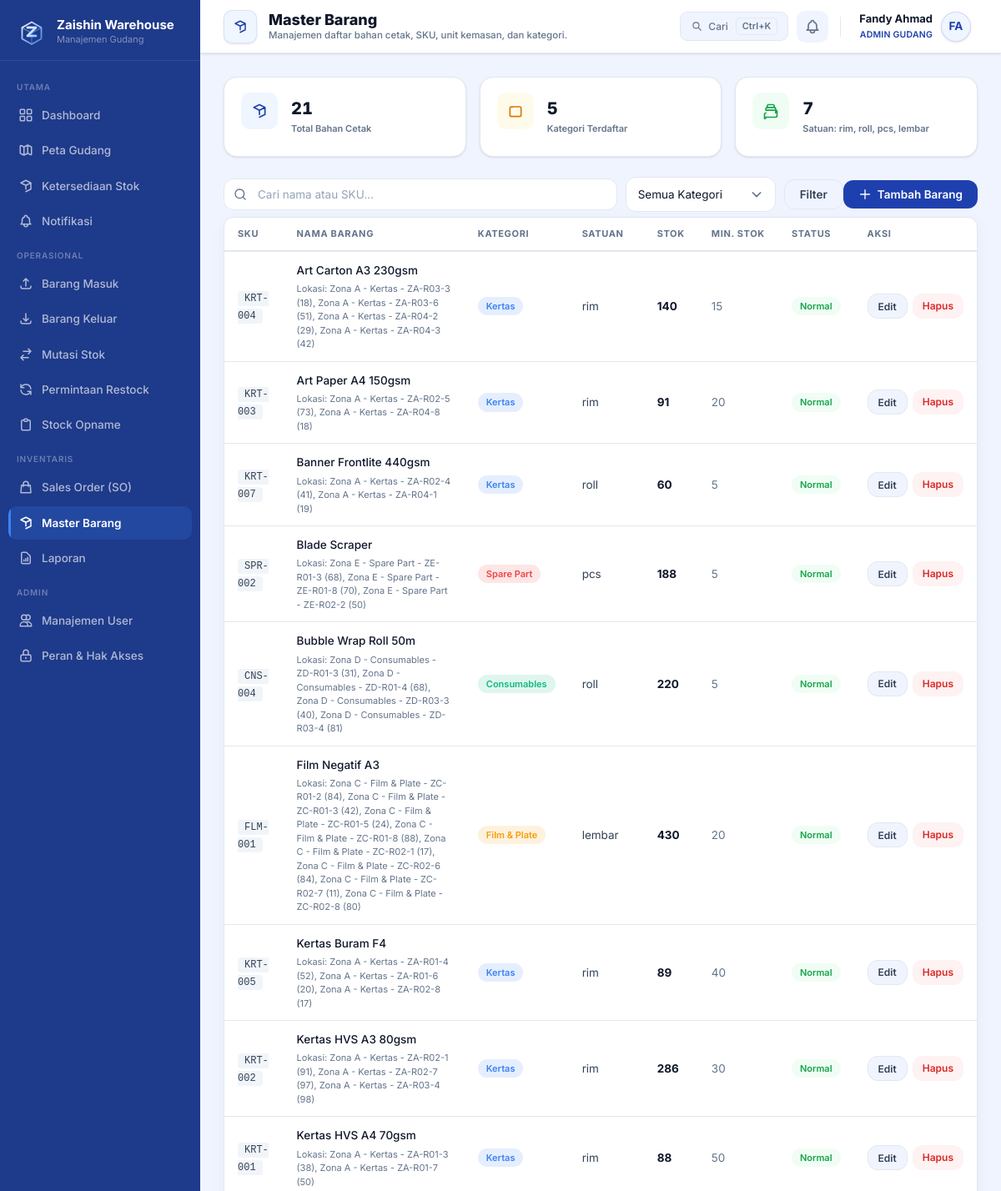
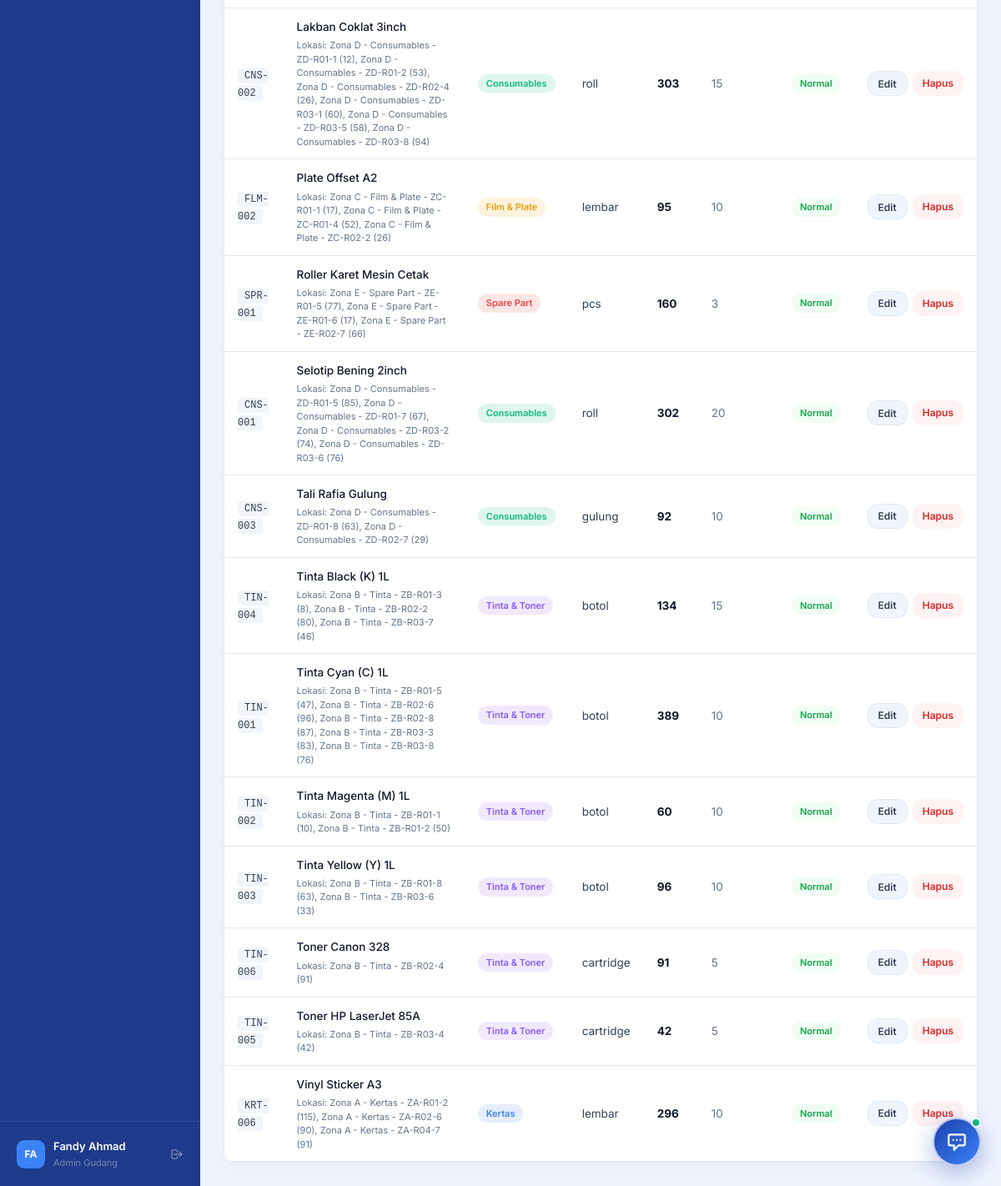
Page /index.php?page=items (signed in) on the committed database (2 pictures, top to bottom).
### tables this page shows
CREATE TABLE `items` (
  `id` int(11) NOT NULL,
  `sku` varchar(50) NOT NULL,
  `name` varchar(150) NOT NULL,
  `category_id` int(11) NOT NULL,
  `description` text DEFAULT NULL,
  `unit` varchar(20) NOT NULL DEFAULT 'pcs',
  `min_stock` int(11) NOT NULL DEFAULT 10,
  `qr_code` varchar(100) NOT NULL,
  `created_at` timestamp NOT NULL DEFAULT current_timestamp()
);

CREATE TABLE `categories` (
  `id` int(11) NOT NULL,
  `name` varchar(100) NOT NULL,
  `description` text DEFAULT NULL,
  `color` varchar(7) DEFAULT '#3b82f6',
  `created_at` timestamp NOT NULL DEFAULT current_timestamp()
);

### src/Controllers/ItemController.php (called while the page is built, shortened)
<?php
require_once __DIR__ . '/../../config/database.php';
require_once __DIR__ . '/../Models/Item.php';
$db     = getDB();
$search     = trim($_GET['q'] ?? '');
$catFilter  = (int)($_GET['cat'] ?? 0);
$items      = Item::search($db, $search, $catFilter);
$categories = Item::getCategories($db);
require_once __DIR__ . '/../Models/Transaction.php';
require __DIR__ . '/../Views/items/index.php';
require __DIR__ . '/../Views/layouts/main.php';

### index.php (called while the page is built, shortened)
<?php
$page   = $_GET['page']   ?? 'dashboard';
match ($page) {
    'login'     => require __DIR__ . '/src/Controllers/AuthController.php',
    'logout'    => require __DIR__ . '/src/Controllers/AuthController.php',
    'dashboard' => require __DIR__ . '/src/Controllers/DashboardController.php',
    'stock'     => require __DIR__ . '/src/Controllers/StockViewController.php',
    'items'     => require __DIR__ . '/src/Controllers/ItemController.php',
    'zones'     => require __DIR__ . '/src/Controllers/ZoneController.php',
    'inbound'   => require __DIR__ . '/src/Controllers/InboundController.php',
    'outbound'  => require __DIR__ . '/src/Controllers/OutboundController.php',
    'restock'   => require __DIR__ . '/src/Controllers/RestockController.php',
    'reports'   => require __DIR__ . '/src/Controllers/ReportController.php',
    'users'     => require __DIR__ . '/src/Controllers/UserController.php',
    'roles'     => require __DIR__ . '/src/Controllers/RoleController.php',
    'opname'      => require __DIR__ . '/src/Controllers/OpnameController.php',
    'opname-scan' => require __DIR__ . '/src/Controllers/OpnameController.php',
    'notifications' => require __DIR__ . '/src/Controllers/NotificationController.php',
    'sales-orders' => require __DIR__ . '/src/Controllers/SalesOrderController.php',
    'relocation' => require __DIR__ . '/src/Controllers/RelocationController.php',
    default     => require __DIR__ . '/src/Controllers/DashboardController.php',
};

### src/Models/Item.php (called while the page is built, shortened)
<?php
class Item {
    public static function search(PDO $db, string $search = '', int $catFilter = 0) {
        $sql = "SELECT i.*, c.name AS cat_name, c.color AS cat_color, COALESCE(SUM(s.quantity),0) AS total_stock
                FROM items i JOIN categories c ON i.category_id=c.id
                LEFT JOIN stock s ON i.id=s.item_id";
        $where = []; $params = [];
        $sql .= " GROUP BY i.id ORDER BY i.name";
        $stmt = $db->prepare($sql);
        $stmt->execute($params);
        return $stmt->fetchAll();
    }
    public static function getCategories(PDO $db) {
        return $db->query("SELECT * FROM categories ORDER BY name")->fetchAll();
    }
    public static function getStorageSlots(PDO $db, int $itemId) {
        $stmt = $db->prepare("SELECT r.rack_code, rs.slot_number, s.quantity, z.name AS zone_name
                              FROM stock s
                              JOIN rack_slots rs ON s.rack_slot_id = rs.id
                              JOIN racks r ON rs.rack_id = r.id
                              JOIN zones z ON r.zone_id = z.id
                              WHERE s.item_id = ? AND s.quantity > 0
                              ORDER BY z.name, r.rack_code, rs.slot_number");
        $stmt->execute([$itemId]);
        return $stmt->fetchAll();
    }
}

### src/Views/items/index.php (the view, shortened to what this page needs)
<?php
$totalCount = count($items);
$totalCategories = count($categories);
$units = array_unique(array_filter(array_map(fn($i) => trim($i['unit']), $items)));
$totalUnits = count($units);
$unitsList = implode(', ', array_slice($units, 0, 4));
?>
<div class="kpi-grid mb-24 kpi-grid-3">
  <div class="kpi-card primary kpi-card-row">
    <div class="kpi-icon kpi-icon-items primary">
      <svg fill="none" stroke="currentColor" viewBox="0 0 24 24" class="icon-20"><path stroke-linecap="round" stroke-linejoin="round" stroke-width="2" d="M20 7l-8-4-8 4m16 0l-8 4m8-4v10l-8 4m0-10L4 7m8 10V11"/></svg>
    </div>
    <div>
      <div class="kpi-value kpi-value-sm"><?= $totalCount ?></div>
      <div class="kpi-label kpi-label-sm">Total Bahan Cetak</div>
    </div>
  </div>
  <div class="kpi-card warning kpi-card-row">
    <div class="kpi-icon kpi-icon-items warning">
      <svg fill="none" stroke="currentColor" viewBox="0 0 24 24" class="icon-20"><path stroke-linecap="round" stroke-linejoin="round" stroke-width="2" d="M7 7h.01M6 20h12a2 2 0 002-2V8a2 2 0 00-2-2H6a2 2 0 00-2 2v10a2 2 0 002 2z"/></svg>
    </div>
    <div>
      <div class="kpi-value kpi-value-sm"><?= $totalCategories ?></div>
      <div class="kpi-label kpi-label-sm">Kategori Terdaftar</div>
    </div>
  </div>
  <div class="kpi-card success kpi-card-row">
    <div class="kpi-icon kpi-icon-items success">
      <svg fill="none" stroke="currentColor" viewBox="0 0 24 24" class="icon-20"><path stroke-linecap="round" stroke-linejoin="round" stroke-width="2" d="M19 11H5m14 0a2 2 0 012 2v6a2 2 0 01-2 2H5a2 2 0 01-2 2v-6a2 2 0 012-2m14 0V9a2 2 0 00-2-2M5 11V9a2 2 0 012-2m0 0V5a2 2 0 012-2h6a2 2 0 012 2v2M7 7h10"/></svg>
    </div>
    <div>
      <div class="kpi-value kpi-value-sm"><?= $totalUnits ?></div>
      <div class="kpi-label kpi-label-sm">Satuan: <?= htmlspecialchars($unitsList) ?></div>
    </div>
  </div>
</div>
<div class="flex-between mb-6">
  <form method="GET" action="index.php" class="items-filter-form">
    <div class="position-relative flex-1">
      <input name="q" type="text" class="form-control pl-40" placeholder="Cari nama atau SKU..."
        value="<?= htmlspecialchars($_GET['q'] ?? '') ?>"/>
    </div>
    <button type="submit" class="btn btn-secondary">Filter</button>
  </form>
  <button class="btn btn-primary" onclick="openModal('modal-item')">
    <svg fill="none" stroke="currentColor" viewBox="0 0 24 24"><path stroke-linecap="round" stroke-linejoin="round" stroke-width="2" d="M12 4v16m8-8H4"/></svg>
    Tambah Barang
  </button>
</div>
<div class="card">
  <div class="table-wrapper">
    <table>
      <thead>
        <tr>
          <th>SKU</th><th>Nama Barang</th><th>Kategori</th>
          <th>Satuan</th><th>Stok</th><th>Min. Stok</th><th>Status</th><th>Aksi</th>
        </tr>
      </thead>
      <tbody>
        <?php if (empty($items)): ?>
        <tr><td colspan="8" class="text-center text-muted p-40">Tidak ada barang ditemukan</td></tr>
        <?php else: foreach ($items as $item): ?>
        <?php
          $status = 'normal';
        ?>
        <tr>
          <td><span class="sku-badge"><?= htmlspecialchars($item['sku']) ?></span></td>
          <td class="font-500-main">
            <?= htmlspecialchars($item['name']) ?>
            <?php
              $slots = Item::getStorageSlots($db, $item['id']);
              if (!empty($slots)):
            ?>
            <div class="item-loc-info">
              Lokasi:
              <?php
                $locs = [];
                foreach ($slots as $sl) {
                    $locs[] = htmlspecialchars($sl['zone_name'] . ' - ' . $sl['rack_code'] . '-' . $sl['slot_number'] . ' (' . $sl['quantity'] . ')');
                }
                echo implode(', ', $locs);
              ?>
            </div>
            <?php else: ?>
            <div class="item-no-loc">
              Belum ditempatkan
            </div>
            <?php endif; ?>
          </td>
          <td>
            <span class="badge" style="background:<?= htmlspecialchars($item['cat_color']) ?>22;color:<?= htmlspecialchars($item['cat_color']) ?>">
              <?= htmlspecialchars($item['cat_name']) ?>
            </span>
          </td>
          <td><?= htmlspecialchars($item['unit']) ?></td>
          <td class="font-bold-main"><?= number_format($item['total_stock']) ?></td>
          <td class="text-muted"><?= $item['min_stock'] ?></td>
          <td>
            <?php if ($status === 'empty'): ?>
            <span class="badge badge-danger">Habis</span>
            <?php elseif ($status === 'low'): ?>
            <span class="badge badge-warning">Rendah</span>
            <?php else: ?>
            <span class="badge badge-success">Normal</span>
            <?php endif; ?>
          </td>
          <td>
            <div class="d-flex gap-6">
              <button class="btn btn-secondary btn-sm" onclick='editItem(<?= json_encode($item) ?>)'>Edit</button>
              <a href="index.php?page=items&action=delete&id=<?= $item['id'] ?>"
                class="btn btn-sm btn-danger-soft"
                onclick="deleteItem(event, this.href, '<?= htmlspecialchars($item['name'], ENT_QUOTES) ?>')">Hapus</a>
            </div>
          </td>
        </tr>
        <?php endforeach; endif; ?>
      </tbody>
    </table>
  </div>
</div>

### rows in the picture
items: sku "KRT-004", name "Art Carton A3 230gsm", locs "Zona A - Kertas - ZA-R03-3 (18), Zona A - Kertas - ZA-R03-6 (51), Zona A - Kertas - ZA-R04-2 (29), Zona A - Kertas - ZA-R04-3 (42)", category.name "Kertas", unit "rim", total_stock "140", min_stock "15"
items: sku "KRT-003", name "Art Paper A4 150gsm", locs "Zona A - Kertas - ZA-R02-5 (73), Zona A - Kertas - ZA-R04-8 (18)", category.name "Kertas", unit "rim", total_stock "91", min_stock "20"
items: sku "KRT-007", name "Banner Frontlite 440gsm", locs "Zona A - Kertas - ZA-R02-4 (41), Zona A - Kertas - ZA-R04-1 (19)", category.name "Kertas", unit "roll", total_stock "60", min_stock "5"
items: sku "SPR-002", name "Blade Scraper", locs "Zona E - Spare Part - ZE-R01-3 (68), Zona E - Spare Part - ZE-R01-8 (70), Zona E - Spare Part - ZE-R02-2 (50)", category.name "Spare Part", unit "pcs", total_stock "188", min_stock "5"
items: sku "CNS-004", name "Bubble Wrap Roll 50m", locs "Zona D - Consumables - ZD-R01-3 (31), Zona D - Consumables - ZD-R01-4 (68), Zona D - Consumables - ZD-R03-3 (40), Zona D - Consumables - ZD-R03-4 (81)", category.name "Consumables", unit "roll", total_stock "220", min_stock "5"
items: sku "FLM-001", name "Film Negatif A3", locs "Zona C - Film & Plate - ZC-R01-2 (84), Zona C - Film & Plate - ZC-R01-3 (42), Zona C - Film & Plate - ZC-R01-5 (24), Zona C - Film & Plate - ZC-R01-8 (88), Zona C - Film & Plate - ZC-R02-1 (17), Zona C - Film & Plate - ZC-R02-6 (84), Zona C - Film & Plate - ZC-R02-7 (11), Zona C - Film & Plate - ZC-R02-8 (80)", category.name "Film & Plate", unit "lembar", total_stock "430", min_stock "20"
items: sku "KRT-005", name "Kertas Buram F4", locs "Zona A - Kertas - ZA-R01-4 (52), Zona A - Kertas - ZA-R01-6 (20), Zona A - Kertas - ZA-R02-8 (17)", category.name "Kertas", unit "rim", total_stock "89", min_stock "40"
items: sku "KRT-002", name "Kertas HVS A3 80gsm", locs "Zona A - Kertas - ZA-R02-1 (91), Zona A - Kertas - ZA-R02-7 (97), Zona A - Kertas - ZA-R03-4 (98)", category.name "Kertas", unit "rim", total_stock "286", min_stock "30"
items: sku "KRT-001", name "Kertas HVS A4 70gsm", locs "Zona A - Kertas - ZA-R01-3 (38), Zona A - Kertas - ZA-R01-7 (50)", category.name "Kertas", unit "rim", total_stock "88", min_stock "50"
items: sku "CNS-002", name "Lakban Coklat 3inch", locs "Zona D - Consumables - ZD-R01-1 (12), Zona D - Consumables - ZD-R01-2 (53), Zona D - Consumables - ZD-R02-4 (26), Zona D - Consumables - ZD-R03-1 (60), Zona D - Consumables - ZD-R03-5 (58), Zona D - Consumables - ZD-R03-8 (94)", category.name "Consumables", unit "roll", total_stock "303", min_stock "15"
items: sku "FLM-002", name "Plate Offset A2", locs "Zona C - Film & Plate - ZC-R01-1 (17), Zona C - Film & Plate - ZC-R01-4 (52), Zona C - Film & Plate - ZC-R02-2 (26)", category.name "Film & Plate", unit "lembar", total_stock "95", min_stock "10"
items: sku "SPR-001", name "Roller Karet Mesin Cetak", locs "Zona E - Spare Part - ZE-R01-5 (77), Zona E - Spare Part - ZE-R01-6 (17), Zona E - Spare Part - ZE-R02-7 (66)", category.name "Spare Part", unit "pcs", total_stock "160", min_stock "3"
items: sku "CNS-001", name "Selotip Bening 2inch", locs "Zona D - Consumables - ZD-R01-5 (85), Zona D - Consumables - ZD-R01-7 (67), Zona D - Consumables - ZD-R03-2 (74), Zona D - Consumables - ZD-R03-6 (76)", category.name "Consumables", unit "roll", total_stock "302", min_stock "20"
items: sku "CNS-003", name "Tali Rafia Gulung", locs "Zona D - Consumables - ZD-R01-8 (63), Zona D - Consumables - ZD-R02-7 (29)", category.name "Consumables", unit "gulung", total_stock "92", min_stock "10"
items: sku "TIN-004", name "Tinta Black (K) 1L", locs "Zona B - Tinta - ZB-R01-3 (8), Zona B - Tinta - ZB-R02-2 (80), Zona B - Tinta - ZB-R03-7 (46)", category.name "Tinta & Toner", unit "botol", total_stock "134", min_stock "15"
items: sku "TIN-001", name "Tinta Cyan (C) 1L", locs "Zona B - Tinta - ZB-R01-5 (47), Zona B - Tinta - ZB-R02-6 (96), Zona B - Tinta - ZB-R02-8 (87), Zona B - Tinta - ZB-R03-3 (83), Zona B - Tinta - ZB-R03-8 (76)", category.name "Tinta & Toner", unit "botol", total_stock "389", min_stock "10"
items: sku "TIN-002", name "Tinta Magenta (M) 1L", locs "Zona B - Tinta - ZB-R01-1 (10), Zona B - Tinta - ZB-R01-2 (50)", category.name "Tinta & Toner", unit "botol", total_stock "60", min_stock "10"
items: sku "TIN-003", name "Tinta Yellow (Y) 1L", locs "Zona B - Tinta - ZB-R01-8 (63), Zona B - Tinta - ZB-R03-6 (33)", category.name "Tinta & Toner", unit "botol", total_stock "96", min_stock "10"
items: sku "TIN-006", name "Toner Canon 328", locs "Zona B - Tinta - ZB-R02-4 (91)", category.name "Tinta & Toner", unit "cartridge", total_stock "91", min_stock "5"
items: sku "TIN-005", name "Toner HP LaserJet 85A", locs "Zona B - Tinta - ZB-R03-4 (42)", category.name "Tinta & Toner", unit "cartridge", total_stock "42", min_stock "5"
items: sku "KRT-006", name "Vinyl Sticker A3", locs "Zona A - Kertas - ZA-R01-2 (115), Zona A - Kertas - ZA-R02-6 (90), Zona A - Kertas - ZA-R04-7 (91)", category.name "Kertas", unit "lembar", total_stock "296", min_stock "10"

### other values in the picture
$_SESSION['user_avatar'] "FA"
$_SESSION['user_name'] "Fandy Ahmad"
roleLabel($_SESSION['user_role'] ?? '') "Admin Gudang"
$pageTitle "Master Barang"
$pageSubtitle "Manajemen daftar bahan cetak, SKU, unit kemasan, dan kategori."
roleLabel($_SESSION['user_role'] ?? '') "ADMIN GUDANG"
$totalCount "21"
$totalCategories "5"
$totalUnits "7"
$unitsList "rim, roll, pcs, lembar"
